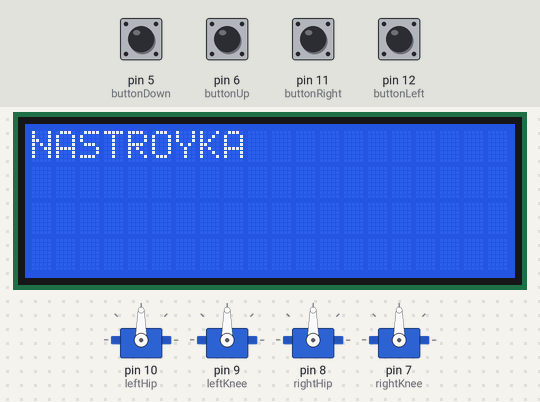
The program below on a simulated Arduino Uno, built with avr-gcc and run on an emulated ATmega328P. Shown: 20×4 character LCD, 4 × servo. The test bench sets the inputs (shaded band); at power-on: pin 5 (buttonDown), pin 6 (buttonUp), pin 11 (buttonRight), pin 12 (buttonLeft) HIGH. EEPROM starts erased.

Above: at 1.3 s.
1.4 s: pin 5 (buttonDown) pulled LOW for 0.15 s
At 2.0 s:
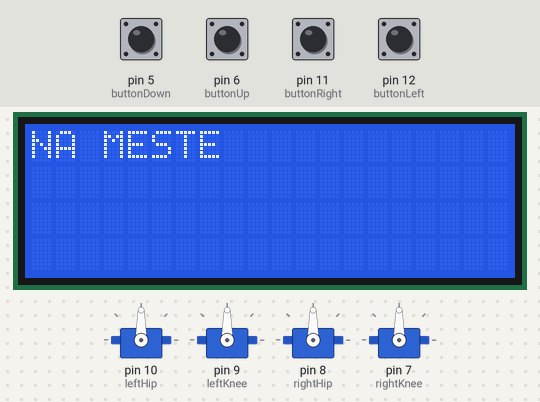
3.1 s: pin 11 (buttonRight) pulled LOW for 0.15 s
At 3.6 s:
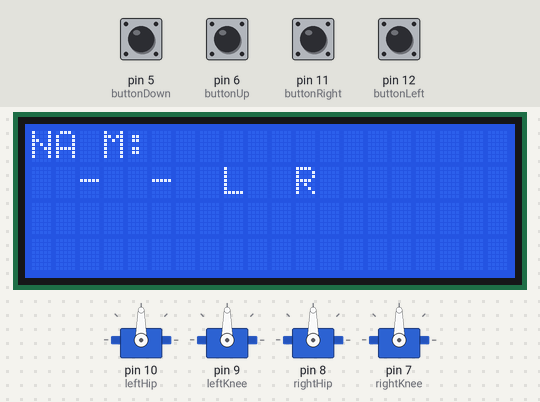
4.8 s: pin 12 (buttonLeft) pulled LOW for 0.15 s
At 5.7 s:
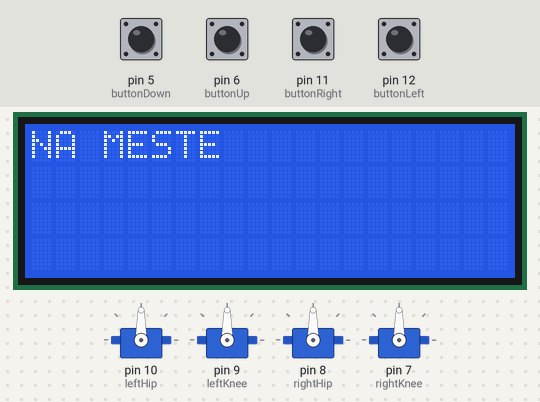
6.5 s: pin 5 (buttonDown) pulled LOW for 0.15 s
At 7.0 s:
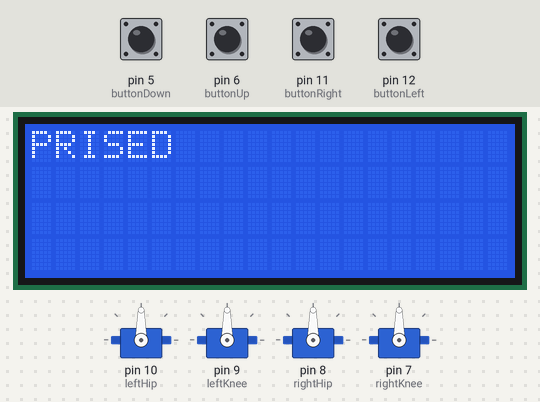
8.2 s: pin 11 (buttonRight) pulled LOW for 0.15 s
At 8.7 s:
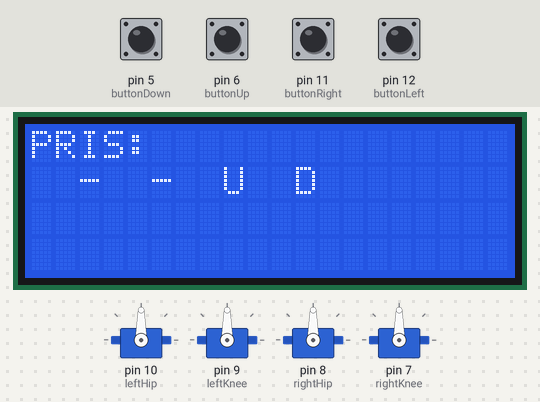
Timing chart, 0 to 10.9 s (numbered marks = the images above; inputs shaded):
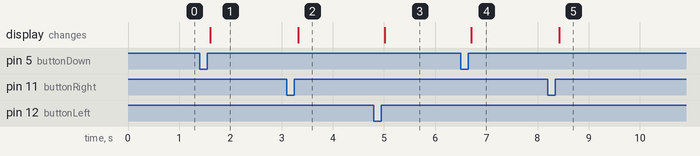

The program:

main.cpp
```cpp
#include <Arduino.h>
#include <OneButton.h>
#include <LiquidCrystal_I2C.h>
#include <Servo.h>
#include <globals.h>
#include <EEPROM.h>

static void drawMenu()
{
  String row1 = modeLabels[mode];
  String row2 = "";
  if (menuLevel > 0)
  {
    row1 = row1.substring(0, 4);
    row1.concat(':');

    if (mode == 0)
    {
      row1.concat(settingLabels[setting]);

      if (menuLevel == 2)
      {
        row2 = String(settingValues[setting]);
      }
    }
    else if (mode == 1)
    {
      row2 = "  -  -  U  D";
    }
    else if (mode == 2)
    {
      row2 = "  -  -  L  R";
    }
  }
  lcdPrint(row1, row2);
}

static void clickLeft()
{
  Serial.println("Left");
  if (mode == 0 && menuLevel == 1)
  {
    EEPROM.put(2, settingValues);
  }

  menuLevel--;
  if (menuLevel < 0)
  {
    menuLevel = 0;
  }

  drawMenu();
}

static void clickRight()
{
  Serial.println("Right");
  if (menuLevel == 0)
  {
    menuLevel++;
  } else if (menuLevel == 1 && mode == 0)
  {
    menuLevel = 2;
  }

  drawMenu();
}

int leftState = 0;
int rightState = 0;

static void clickUp()
{
  Serial.println("UP");
  if (menuLevel == 0)
  {
    mode++;
    if (mode > modeMax)
    {
      mode = 0;
    }
  }
  else if (menuLevel == 1)
  {
    if (mode == 0)
    {
      setting++;
      if (setting > settingMax)
      {
        setting = 0;
      }
    }
    else if (mode == 1)
    {
      initialPosition();
    }
    else if (mode == 2)
    {
      if (leftState == 0)
      {
        move(LEV_BEDRO, -15);
        move(LEV_KOLENO, 30);
        leftState = 1;
      }
      else
      {
        move(LEV_BEDRO, 0);
        move(LEV_KOLENO, 0);
        leftState = 0;
      }
    }
  }
  else if (menuLevel == 2)
  {
    if (mode == 0)
    {
      settingValues[setting]++;
      initialPosition();
    }
  }

  drawMenu();
}

static void clickDown()
{
  Serial.println("DOWN");

  if (menuLevel == 0)
  {
    mode--;
    if (mode < 0)
    {
      mode = modeMax;
    }
  }
  else if (menuLevel == 1)
  {
    if (mode == 0)
    {
      setting--;
      if (setting < 0)
      {
        setting = settingMax;
      }
    }
    else if (mode == 1)
    {
      move(LEV_BEDRO, -15);
      move(LEV_KOLENO, 30);
      move(PRAV_BEDRO, -15);
      move(PRAV_KOLENO, 30);
    }
    else if (mode == 2)
    {
      if (rightState == 0)
      {
        move(PRAV_BEDRO, -15);
        move(PRAV_KOLENO, 30);
        rightState = 1;
      }
      else
      {
        move(PRAV_BEDRO, 0);
        move(PRAV_KOLENO, 0);
        rightState = 0;
      }
    }
  }
  else if (menuLevel == 2)
  {
    if (mode == 0)
    {
      settingValues[setting]--;
      initialPosition();
    }
  }

  drawMenu();
}

void setup()
{
  lcd.init();
  lcd.backlight();

  int version = 0;
  EEPROM.get(0, version);
  if (version != settingsVersion)
  {
    EEPROM.put(2, settingValues);
    EEPROM.put(0, version);
  }
  else
  {
    EEPROM.get(2, settingValues);
  }

  initialPosition();

  leftHip.attach(10);
  leftKnee.attach(9);
  rightHip.attach(8);
  rightKnee.attach(7);

  buttonLeft.attachClick(clickLeft);
  buttonRight.attachClick(clickRight);
  buttonUp.attachClick(clickUp);
  buttonDown.attachClick(clickDown);

  drawMenu();
}

void loop()
{
  buttonLeft.tick();
  buttonRight.tick();
  buttonUp.tick();
  buttonDown.tick();
}
```

check.cpp
```cpp
#include "globals.h"


static void checkLeft() {
  int angle = leftHip.read();
  if (angle == 90) {
    angle = 0;
  } else if (angle == 0) {
    angle = 180;
  } else {
    angle = 90;
  }
  lcdPrint("Clicked LEFT","Go to " + String(angle));
  leftHip.write(angle);
}

static void checkRight() {
  int angle = leftKnee.read();
  if (angle == 90) {
    angle = 0;
  } else if (angle == 0) {
    angle = 180;
  } else {
    angle = 90;
  }
  lcdPrint("Clicked RIGHT","Go to " + String(angle));
  leftKnee.write(angle);
}

static void checkUp() {
  int angle = rightHip.read();
  if (angle == 90) {
    angle = 0;
  } else if (angle == 0) {
    angle = 180;
  } else {
    angle = 90;
  }
  lcdPrint("Clicked UP","Go to " + String(angle));
  rightHip.write(angle);
}

static void checkDown() {
  int angle = rightKnee.read();
  if (angle == 90) {
    angle = 0;
  } else if (angle == 0) {
    angle = 180;
  } else {
    angle = 90;
  }
  lcdPrint("Clicked DOWN","Go to " + String(angle));
  rightKnee.write(angle);
}
```

globals.cpp
```cpp
#include <LiquidCrystal_I2C.h>
#include "globals.h"

LiquidCrystal_I2C lcd = LiquidCrystal_I2C(0x27, 20, 4);

int menuLevel = 0;

String modeLabels[] = {
    "NASTROYKA",
    "PRISED",
    "NA MESTE"};
int mode = 0;
int modeMax = 2;

String settingLabels[] = {
    "LEV BEDRO INIT",
    "LEV KOLENO INIT",
    "PRAV BEDRO INIT",
    "PRAV KOLENO INIT"};
int setting = 0;
int settingMax = 3;
int settingValues[] = {0, 0, 0, 0};
int settingsVersion = 14;

OneButton buttonLeft = OneButton(12, true, true);
OneButton buttonRight = OneButton(11, true, true);
OneButton buttonUp = OneButton(6, true, true);
OneButton buttonDown = OneButton(5, true, true);

Servo leftKnee, leftHip, rightKnee, rightHip;

void lcdPrint(String str1, String str2)
{
  lcd.clear();
  if (str1 != "")
  {
    lcd.setCursor(0, 0);
    lcd.print(str1);
  }
  if (str2 != "")
  {
    lcd.setCursor(0, 1);
    lcd.print(str2);
  }
}

Servo getServo(int servo)
{
  switch (servo)
  {
  case LEV_KOLENO:
    return leftKnee;
    break;
  case LEV_BEDRO:
    return leftHip;
    break;
  case PRAV_KOLENO:
    return rightKnee;
    break;
  case PRAV_BEDRO:
    return rightHip;
    break;

  default:
    break;
  }
}

int servoZero = 90;
int servoDirection[] = {1, -1, -1, 1};

void move(int servo, int angle)
{
  // 0 to 180 on Servo equals 0 to 360 at device
  // so, we need divide angle by 2
  int value = servoZero + settingValues[servo] + (angle * servoDirection[servo] / 2);
  Servo servoObj = getServo(servo);
  servoObj.write(value);
}

void initialPosition()
{
  move(LEV_BEDRO, 0);
  move(LEV_KOLENO, 0);
  move(PRAV_BEDRO, 0);
  move(PRAV_KOLENO, 0);
}
```

globals.h
```cpp
#include <OneButton.h>
#include <LiquidCrystal_I2C.h>
#include <Servo.h>

#ifndef GLOBALS_H
#define GLOBALS_H

extern OneButton buttonLeft;
extern OneButton buttonRight;
extern OneButton buttonUp;
extern OneButton buttonDown;

extern LiquidCrystal_I2C lcd;


enum ServoItem {
  LEV_BEDRO,
  LEV_KOLENO,
  PRAV_BEDRO,
  PRAV_KOLENO
};
extern Servo leftKnee, leftHip, rightKnee, rightHip;
extern int servoZero;
extern int servoDirection[];
Servo getServo(int servo);
void move(int servo, int angle);
void initialPosition();

enum Setting
{
  LEV_BEDRO_INIT,
  LEV_KOLENO_INIT,
  PRAV_BEDRO_INIT,
  PRAV_KOLENO_INIT
};
extern String settingLabels[];
extern int setting;
extern int settingMax;
extern int settingValues[4];
extern int settingsVersion;

enum Mode
{
  NASTROYKA, // 0
  PRISED,   // 1
  NA_MESTE  // 2
};
extern String modeLabels[];
extern int mode;
extern int modeMax;

extern int menuLevel;

void lcdPrint(String str1, String str2);

#endif
```

Measured:
- after the input at 1.4 s, the display: changes after 0.21 s (image 1)
- after the input at 3.1 s, the display: changes after 0.22 s (image 2)
- after the input at 4.8 s, the display: changes after 0.21 s (image 3)
- after the input at 6.5 s, the display: changes after 0.21 s (image 4)
- after the input at 8.2 s, the display: changes after 0.22 s (image 5)
